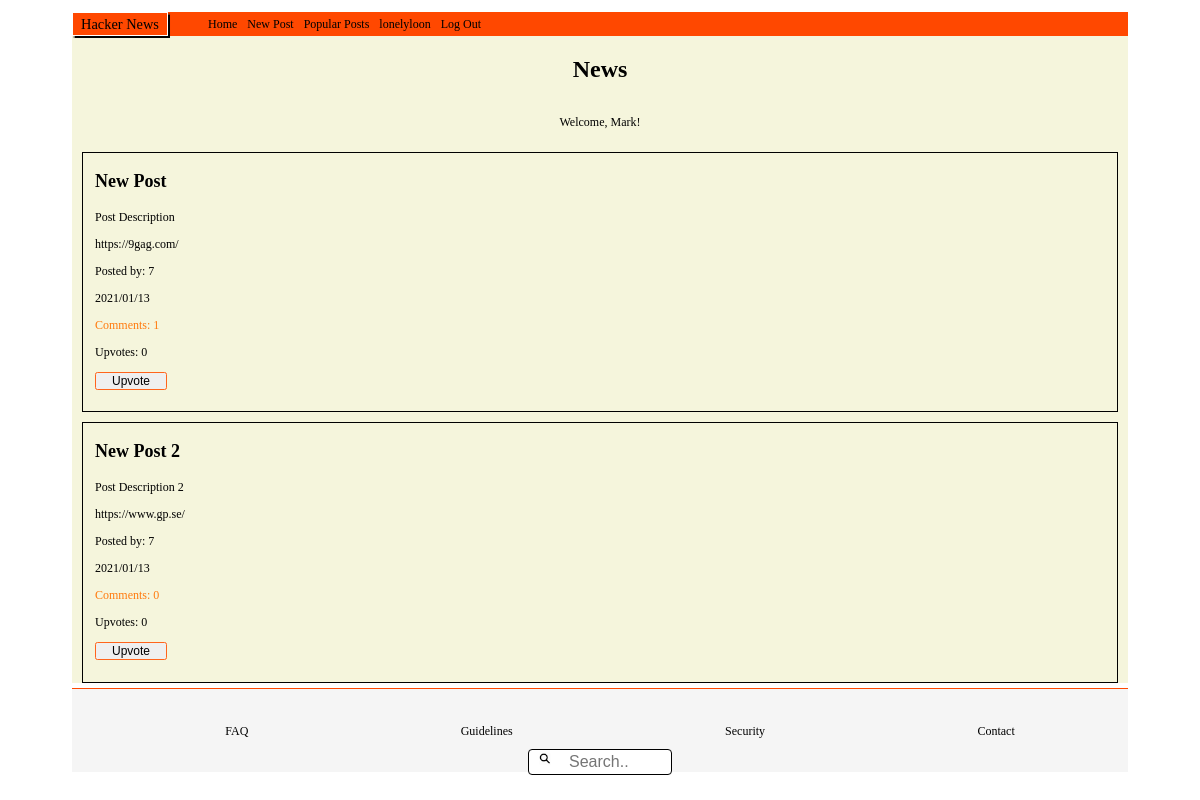
/index.php (signed in), run on the app's committed database.
### tables this page shows
CREATE TABLE Posts (
	id integer PRIMARY KEY AUTOINCREMENT,
	title string,
	description string,
	post_url varchar,
	post_date datetime,
	user_id varchar,
	user_username varchar
);

### web/config.php (called while the page is built, shortened)
<?php
return [
    'title' => 'News',
    'database_path' => sprintf('sqlite:%s/database/hackernews.db', __DIR__),
];

### web/autoload.php (called while the page is built, shortened)
<?php
$config = require __DIR__ . '/config.php';

### web/functions/postsFunction.php (called while the page is built, shortened)
<?php
function fetchAllPosts($pdo)
{
    $statement = $pdo->prepare("SELECT * FROM Posts ORDER BY Posts.post_date DESC");
    $statement->execute();
    $fetchPosts = $statement->fetchAll(PDO::FETCH_ASSOC);
    return $fetchPosts;
}

### web/functions/commentsFunction.php (called while the page is built, shortened)
<?php
function countComments($pdo, $postId)
{
    $statement = $pdo->prepare('SELECT COUNT(*) FROM Comments WHERE post_id = :postId');
    $statement->bindParam(':postId', $postId, PDO::PARAM_INT);
    $statement->execute();
    $comments = $statement->fetch(PDO::FETCH_ASSOC);
    return $comments['COUNT(*)'];
}

### web/functions/upvoteFunctions.php (called while the page is built, shortened)
<?php
function countUpvotes($pdo, $postId)
{
    $statement = $pdo->prepare('SELECT COUNT(*) FROM Likes WHERE post_id = :postId');
    $statement->bindParam(':postId', $postId, PDO::PARAM_INT);
    $statement->execute();
    $upvotes = $statement->fetch(PDO::FETCH_ASSOC);
    return $upvotes['COUNT(*)'];
}
function upvoteUser($pdo, $postId, $userId)
{
    $statement = $pdo->prepare('SELECT * FROM Likes WHERE post_id = :postId AND user_id = :userId;');
    $statement->bindParam(':postId', $postId);
    $statement->bindParam(':userId', $userId);
    $statement->execute();
    $upvoteUser = $statement->fetch(PDO::FETCH_ASSOC);
    return $upvoteUser;
}

### index.php (the view, shortened to what this page needs)
<?php require __DIR__ . '/homepage/header.php'; ?>
<?php require __DIR__ . '/homepage/navbar.php'; ?>
<?php
if (isset($_SESSION['user'])) : ?>
    <section class="index_page">
        <div class="greeting_user_container">
            <h1 class="index_title"><?php echo $config['title']; ?></h1>
            <p> Welcome, <?php echo $_SESSION['user']['first_name']; ?>!</p>
        </div>
        <?php $fetchPost = fetchAllPosts($pdo);
        foreach ($fetchPost as $post) : ?>
            <?php $postId = $post['id'];  ?>
            <?php $userId = $_SESSION['user']['id'];  ?>
            <?php $countComments = countComments($pdo, $postId); ?>
            <?php $countUpvotes = countUpvotes($pdo, $postId); ?>
            <div class="news_feed">
                <h3 class="index_post_title"> <?php echo $post['title']; ?> </h3>
                <p> <?php echo $post['description']; ?> </p>
                <a href="<?php echo $post['post_url'] ?> "> <?php echo $post['post_url']; ?> </a>
                <p> Posted by: <?php echo $post['user_id']; ?> </p>
                <p> <?php echo $post['post_date']; ?> </p>
                <div class="upvotes_comments">
                    <a class="index_comments" href="comments.php?id= <?php echo $post['id']; ?> "> Comments: <?php echo $countComments; ?> </a>
                </div>
                <div>
                    <form action="web/post/upvote.php" method="post">
                        <p class="index_upvotes">Upvotes: <?php echo $countUpvotes; ?></p>
                        <?php $upvoteUser = upvoteUser($pdo, $postId, $userId) ?>
                        <?php if (is_array($upvoteUser)) : ?>
                            <input type="hidden" name="id" id="id" value="<?php echo $post['id'] ?>">
                            <button class="downvote_button" type="submit">Downvote</button>
                        <?php else : ?>
                            <button class="upvote_button" type="submit">Upvote</button>
                        <?php endif; ?>
                    </form>
                </div>
            </div>
        <?php endforeach; ?>
    <?php else : ?>
        <div class="welcome_container">
            <h1>Welcome, please sign in.</h1>
        </div>
    <?php endif; ?>
    </section>
    <?php require __DIR__ . '/homepage/footer.php'; ?>

### css assests/index.css (style rules this page uses)
* { box-sizing: border-box; font-size: 12px; }
body { height: 100vh; margin: 0; padding-top: 1rem; padding-left: 6rem; padding-right: 6rem; }
.index_page { background-color: beige; }
.greeting_user_container { display: flex; flex-direction: column; background-color: #ffffff; background-color: beige; justify-content: center; align-items: center; }
.news_feed { margin: 10px; margin-bottom: 5px; min-height: 15vh; padding-bottom: 1.5rem; padding-left: 1rem; border: solid 1px black; }
.index_title { font-size: 2rem; }
.index_comments { text-decoration: none; color: rgb(255, 122, 13); }
.upvote_button { font-size: 1rem; height: 1.5rem; border: solid 1px rgb(255, 100, 28); border-radius: 0.2rem; margin-bottom: 0.3rem; margin-right: 0.3rem; width: 6rem; }
.index_post_title { font-size: 1.5rem; }

### css assests/navBar.css (style rules this page uses)
a { text-decoration: none; color: black; }

### data on the page
posts: title "New Post", description "Post Description", post_url "https://9gag.com/", user "7", post_date "2021/01/13", countComments "1", countUpvotes "0"
posts: title "New Post 2", description "Post Description 2", post_url "https://www.gp.se/", user "7", post_date "2021/01/13", countComments "0", countUpvotes "0"

### other printed values
$_SESSION['user']['username'] "lonelyloon"
$config['title'] "News"
$_SESSION['user']['first_name'] "Mark"
